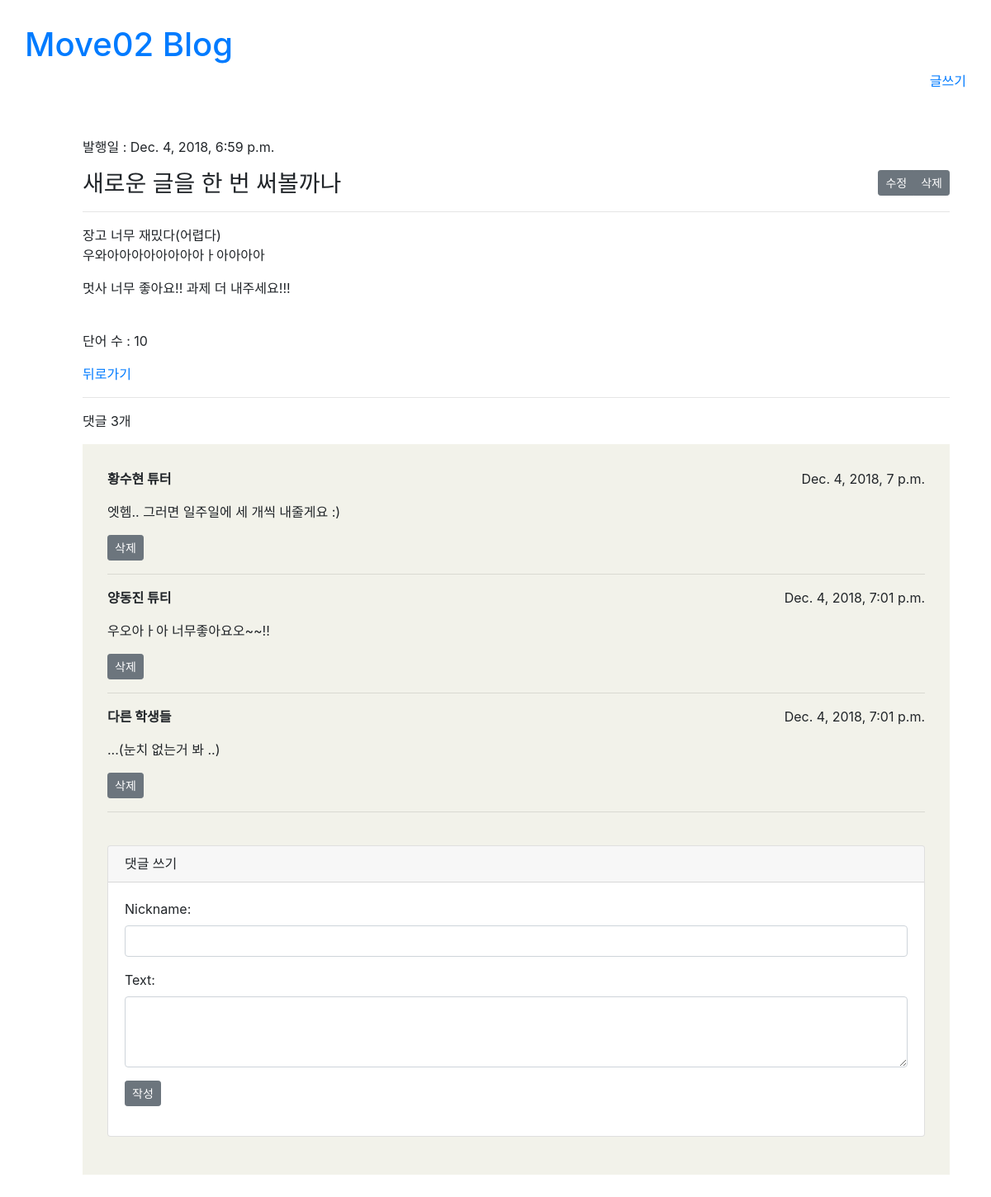
Screenshot of /blog/post/9/ with the database file from the repository.
### blog/models.py (models this page shows, shortened)
class Post(models.Model):
  title = models.CharField(max_length=100)
  text = models.TextField()
  created_date = models.DateTimeField(default=timezone.now)
  published_date = models.DateTimeField(blank=True, null=True)

class Comment(models.Model):
  post = models.ForeignKey('blog.Post', related_name='comments', on_delete=models.CASCADE)
  nickname = models.CharField(max_length=200)
  text = models.TextField()
  created_date = models.DateTimeField(default=timezone.now)

### blog/views.py (the view)
# urls.py: url(r'^post/(?P<post_id>\d+)/$', views.detail, name="post_detail"),
def detail(request, post_id):
  post = get_object_or_404(Post, id = post_id)
  comment_form = CommentForm()
  words = post.text.split()
  return render(request, 'blog/detail.html', {
    'post':post,
    'comment_form':comment_form,
    'number_of_words':len(words),
    })

### blog/forms.py
class CommentForm(forms.ModelForm):
  class Meta:
    model = Comment
    fields = ('nickname', 'text',)
    widgets = {
        'nickname': forms.TextInput(attrs={
            'class': 'form-control'
            }
        ),
        'text': forms.Textarea(attrs={
            'class': 'form-control',
            'rows':'3',
            }
        ),
    }

### blog/templates/blog/detail.html
{% extends 'blog/base.html' %}
{% block content %}
  <div class="post-detail">
    <p>발행일 : {{ post.published_date }}</p>
    <div class="btn-group btn-group-sm float-right" role="group">
        <a href="{% url 'blog:post_edit' post_id=post.id %}" class="btn btn-secondary">수정</a>
        <a href="{% url 'blog:post_delete' post_id=post.id %}" class="btn btn-secondary" onclick="return confirm('진짜루 삭제?')">삭제</a>
    </div>
    <h3 class="post-title">{{ post.title }}</h3><hr>
    <p class="post-text">{{ post.text|linebreaks }}</p>
    <br>
    <p>단어 수 : {{ number_of_words }}</p>
  </div>
  <a href="/blog/">뒤로가기</a>
  <hr>
  <p>댓글 {{ post.comments.count }}개</p>
  <div class="comments">
    {% for comment in post.comments.all %}
      <div>
        <div class="float-right">{{ comment.created_date }}</div>
        <strong>{{ comment.nickname }}</strong>
        <p>{{ comment.text|linebreaks }}</p>
        <div class="btn-group btn-group-sm" role="group">
          <a href="{% url 'blog:comment_delete' comment_id=comment.id %}" class="btn btn-secondary">삭제</a>
        </div>
        <hr>
      </div>
    {% empty %}
        <p>아직 아무 댓글이 없어요 :(</p>
    {% endfor %}<br>
    <div class="form-group card">
      <h6 class="card-header">댓글 쓰기</h6>
      <div class="card-body">
        <form method="POST" action="{% url 'blog:add_comment_to_post' post_id=post.id %}">{% csrf_token %}
            {{ comment_form.as_p }}
            <button type="submit" class="save btn btn-secondary btn-sm">작성</button>
        </form>
      </div>
    </div>
  </div>
{% endblock %}

### blog/static/css/blog.css (style rules this page uses)
div.comments { padding: 30px; background-color: #f2f2ea; }

### rows the page displays
Post: published_date "Dec. 4, 2018, 6:59 p.m.", title "새로운 글을 한 번 써볼까나", text "장고 너무 재밌다(어렵다) 우와아아아아아아아아ㅏ아아아아 멋사 너무 좋아요!! 과제 더 내주세요!!!", comments.count "3"
Comment: created_date "Dec. 4, 2018, 7 p.m.", nickname "황수현 튜터", text "엣헴.. 그러면 일주일에 세 개씩 내줄게요 :)"
Comment: created_date "Dec. 4, 2018, 7:01 p.m.", nickname "양동진 튜티", text "우오아ㅏ아 너무좋아요오~~!!"
Comment: created_date "Dec. 4, 2018, 7:01 p.m.", nickname "다른 학생들", text "...(눈치 없는거 봐 ..)"

### other values shown
{{ number_of_words }} "10"
